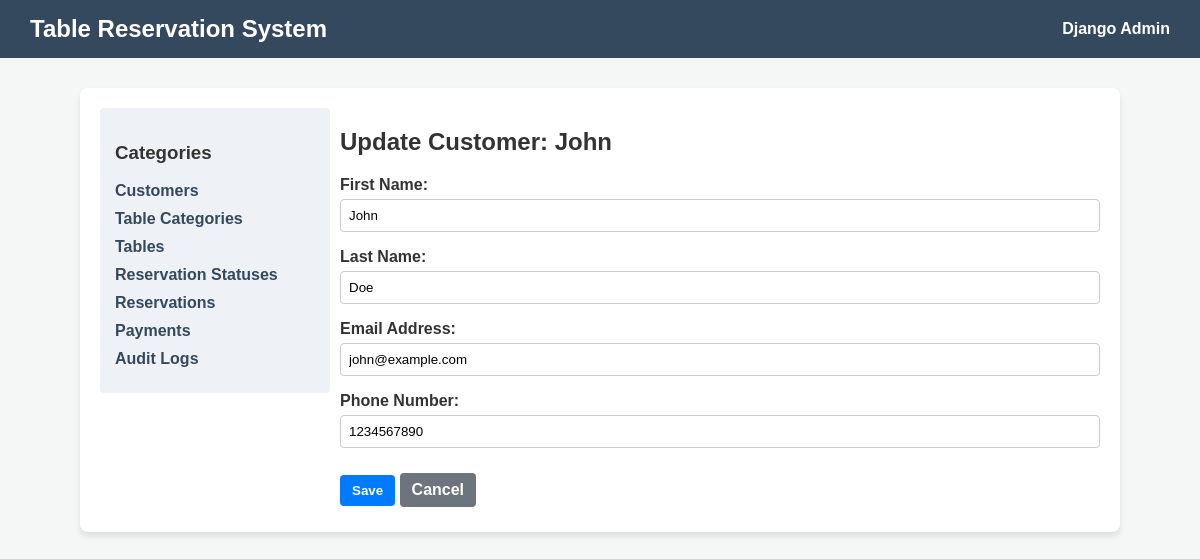
The page /customers/3/edit/ on the database its author committed.
### reservation_app/models.py (models this page shows, shortened)
class Customer(models.Model):
    first_name = models.CharField(max_length=100)
    last_name = models.CharField(max_length=100)
    email = models.EmailField(unique=True)
    phone = models.CharField(max_length=50, unique=True)
    created_at = models.DateTimeField(auto_now_add=True)
    updated_at = models.DateTimeField(auto_now=True)
    class Meta:
        ordering = ['last_name', 'first_name']

### reservation_app/views.py (the view, shortened to what this page needs)
# urls.py: path('customers/<int:pk>/edit/', views.CustomerUpdateView.as_view(), name='customer_update'),
@method_decorator(csrf_exempt, name='dispatch')
class CustomerUpdateView(View):
    def get(self, request, pk):
        customer = get_object_or_404(Customer, pk=pk)
        if wants_json(request):
            return JsonResponse({'id': customer.id, 'first_name': customer.first_name, 'last_name': customer.last_name})
        form = CustomerForm(instance=customer)
        return render(request, 'reservation_app/form.html', {
            'title': f'Update Customer: {customer.first_name}',
            'form': form,
            'list_url': reverse('reservation_app:customer_list')
        })

### reservation_app/forms.py
class CustomerForm(forms.ModelForm):
    class Meta:
        model = Customer
        fields = ['first_name', 'last_name', 'email', 'phone']
        labels = {
            'first_name': 'First Name',
            'last_name': 'Last Name',
            'email': 'Email Address',
            'phone': 'Phone Number',
        }

### reservation_app/views.py (called while the page is built)
def wants_json(request):
    return (
        request.headers.get('Accept') == 'application/json' or
        request.GET.get('format') == 'json' or
        request.content_type == 'application/json'
    )

### reservation_app/templates/reservation_app/form.html (shortened to what this page needs)
{% extends 'reservation_app/base.html' %}
{% block content %}
    <h2>{{ title }}</h2>
    <form method="post" style="margin-top: 20px;">
        {{ form.as_p }}
        <div style="margin-top: 20px;">
            <button type="submit" class="btn btn-primary">Save</button>
            <a href="{{ list_url }}" class="btn btn-secondary">Cancel</a>
        </div>
    </form>
{% endblock %}

### reservation_app/templates/reservation_app/base.html (style rules this page uses)
body { font-family: sans-serif; margin: 0; padding: 0; background-color: #f4f7f6; color: #333; }
.btn { display: inline-block; padding: 8px 12px; margin: 5px 0; text-decoration: none; border-radius: 4px; font-weight: bold; text-align: center; }
.btn-primary { background: #007bff; color: white; border: none; cursor: pointer; }
.btn-secondary { background: #6c757d; color: white; }
label { display: block; margin-bottom: 5px; font-weight: bold; }
input, select, textarea { width: 100%; padding: 8px; box-sizing: border-box; border: 1px solid #ccc; border-radius: 4px; }

### rows shown on the page
Customer: first_name "John", last_name "Doe", email "john@example.com", phone "1234567890"

### other values the page prints
{{ title }} "Update Customer: John"
